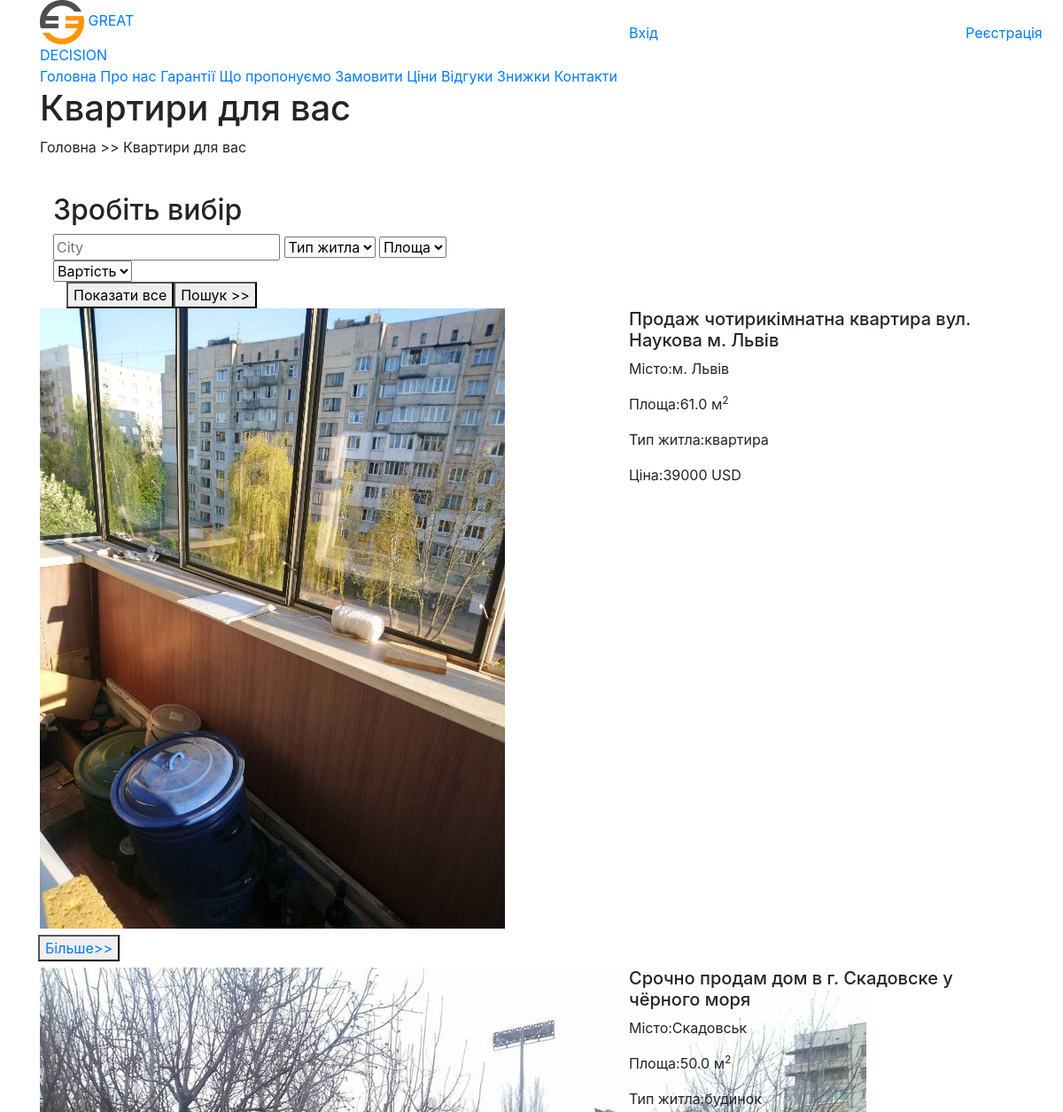
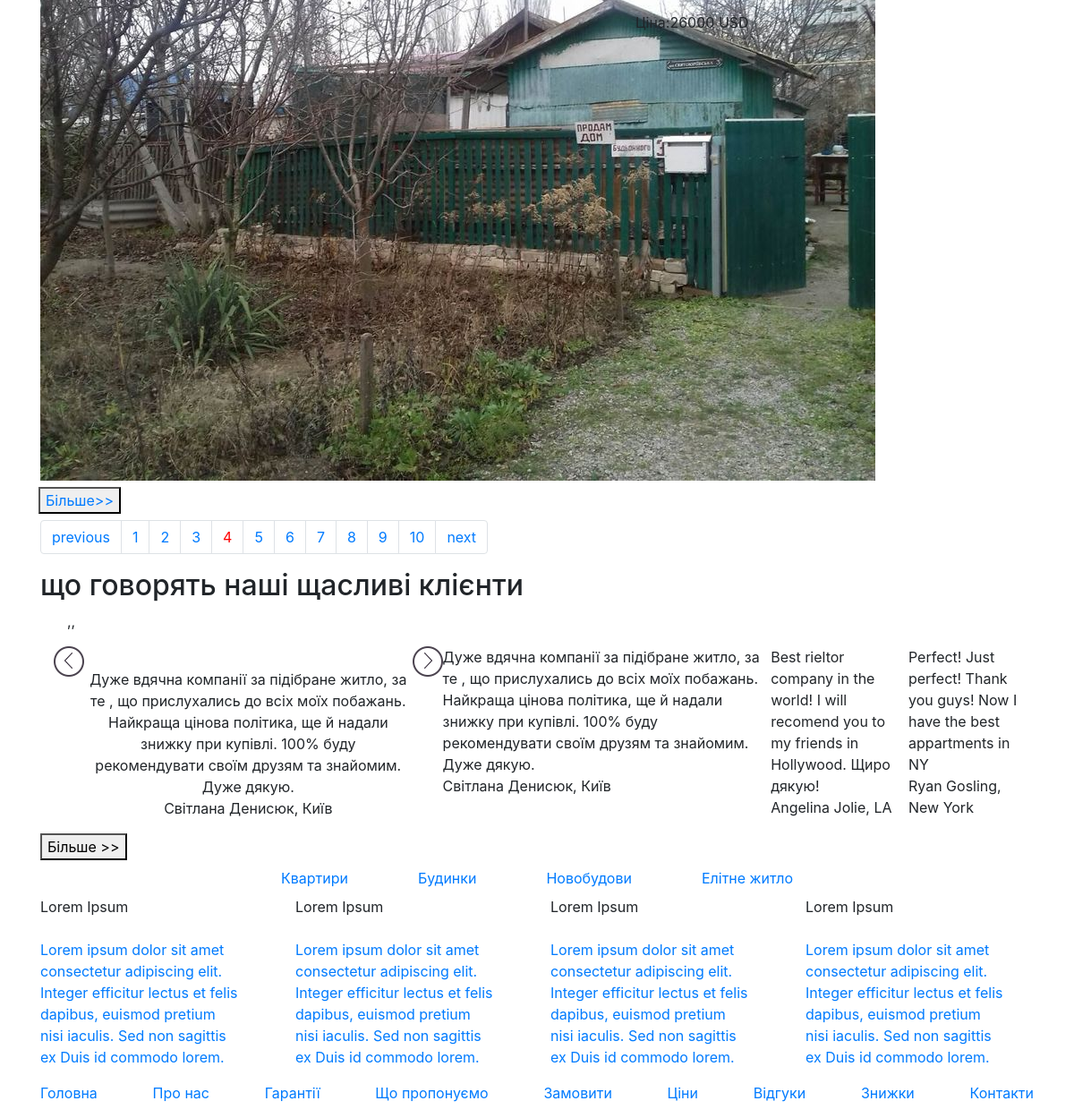
Page /apartments/?page=4 on the committed database (2 pictures, top to bottom).
### apartments/models.py (models this page shows, shortened)
class Apartments(models.Model):
    title = models.CharField(max_length=250)
    address = models.CharField(max_length=250, blank=True)
    city = models.CharField(max_length=250, blank=True)
    region = models.CharField(max_length=250, blank=True)
    description = models.TextField(blank=True)
    price = models.IntegerField()
    rooms = models.IntegerField(blank=True, null=True)
    square_live = models.DecimalField(
        max_digits=5, decimal_places=1, blank=True, null=True)
    square_all = models.DecimalField(max_digits=5, decimal_places=1)
    floor = models.IntegerField(blank=True, null=True)
    apartment_type = models.ForeignKey(
        'ApartmentType', on_delete=models.SET_NULL, null=True, blank=True, default=None)
    is_published = models.BooleanField(default=True)
    list_date = models.DateTimeField(default=datetime.now)
    photo_0 = models.ImageField(upload_to="photos/%Y/%m/%d/")
    photo_1 = models.ImageField(upload_to="photos/%Y/%m/%d/", blank=True)
    photo_2 = models.ImageField(upload_to="photos/%Y/%m/%d/", blank=True)
    photo_3 = models.ImageField(upload_to="photos/%Y/%m/%d/", blank=True)
    photo_4 = models.ImageField(upload_to="photos/%Y/%m/%d/", blank=True)
    photo_5 = models.ImageField(upload_to="photos/%Y/%m/%d/", blank=True)
    photo_6 = models.ImageField(upload_to="photos/%Y/%m/%d/", blank=True)
    photo_7 = models.ImageField(upload_to="photos/%Y/%m/%d/", blank=True)
    realtor = models.ForeignKey(
        Realtor, on_delete=models.DO_NOTHING, blank=True, null=True)
    favorits = models.ManyToManyField(settings.AUTH_USER_MODEL, blank=True)
    class Meta:
        verbose_name = 'apartment'
        verbose_name_plural = 'apartments'

class ApartmentType(models.Model):
    title = models.CharField(max_length=50)
    def __str__(self):
        return self.title

### apartments/views.py (the view)
# urls.py: path('', views.index, name="apartments"),
def index(request):
    apartments = Apartments.objects.order_by(
        '-list_date').filter(is_published=True)
    if 'city' in request.GET:
        city = request.GET['city']
        if city is not None:
            apartments = apartments.filter(city__iexact=city)
    paginator = Paginator(apartments, 2)
    page_number = request.GET.get('page')
    page = paginator.get_page(page_number)
    context = {
        "apartments": page,
        "header_h1": "Квартири <span>для вас</span>",
        "header_p": "Головна >> Квартири для вас",
    }
    return render(request, "pages/apartments.html", context)

### templates/pages/apartments.html (shortened to what this page needs)
{% extends 'base.html' %}
{% block content %}
<section class="apartments">
    <div class="container">
        <div class="row">
            <div class="col-12">
                <p class="text-title upper">
                <form action="{% url 'apartments' %}">
                    <div class="col-6 order-options">
                        <h2 class="mt-4">Зробіть <span class="yellow">вибір</span></h2>
                        <input type="text" name="city" placeholder="City">
                        <select>
                            <option disabled selected>Тип житла</option>
                        </select>
                        <select>
                            <option disabled selected>Площа</option>
                        </select>
                        <select>
                            <option disabled selected>Вартість</option>
                        </select>
                        <div class="d-flex col-12">
                            <button type="button" class="btn--show_all" onclick="window.location='{% url 'apartments' %}'">Показати все</button>
                            <button type="submit" class="btn--forward">Пошук >></button>
                        </div>
                    </div>
                </form>
            </div>
        </div>
            {% if apartments %}
            <div class="row">
                {% for apartment in apartments %}
                <div class="col-lg-6 col-sm-12">
                    <img src="{{ apartment.photo_0.url }}">
                </div>
                <div class="offset-lg-1 col-lg-5 col-sm-12 info">
                    <h5>{{ apartment.title }}</h5>
                    <div class="flat--bcg">
                        <div>
                            <p><span class="title">Місто:</span><span class="name">{{ apartment.city }}</span></p>
                            <p><span class="title">Площа:</span><span class="name">{{ apartment.square_all }} м<sup>2</sup></span></p>
                        </div>
                        <div>
                            <p><span class="title">Тип житла:</span><span class="name">{{ apartment.apartment_type }}</span></p>
                            <p><span class="title">Ціна:</span><span class="name">{{ apartment.price }} USD</span></p>
                        </div>
                    </div>
                </div>
                <div class="btn"><button class="btn--forward"><a
                            href="{% url 'apartment' apartment.id  %}">Більше>></a></button>
                </div>
                {% endfor %}
            </div>
            <div class="pagination col-12">
                <nav aria-label="Page navigation example">
                    <ul class="step-links pagination">
                        <li class='page-item'><a class='page-link' {% if apartments.has_previous %}href="?page={{ apartments.previous_page_number }}"{% else %}href="#"{% endif %}>previous</a></li>
                        {% for i in apartments.paginator.page_range %}
                            {% if i == apartments.number %}
                                <li class='page-item'><a style="color:red;" class='page-link' href="?page={{i}}">{{i}}</a></li>
                            {% else %}
                                <li class='page-item'><a class='page-link' href="?page={{i}}{% for key,value in request.GET.items %}{% ifnotequal key 'page' %}&{{ key }}={{ value }}{% endifnotequal %}{% endfor %}">{{i}}</a></li>
                            {% endif %}
                        {% endfor %}
                        <li class='page-item'><a class='page-link' {% if apartments.has_next %}href="?page={{ apartments.next_page_number }}"{% else %}href="#"{% endif %}>next</a></li>
                    </ul>
                </nav>
            </div>
            {% else %}
            <div>Нічого не знайдено</div>
            {% endif %}
        </div>
</section>
{% endblock %}

### rows in the picture
Apartments: photo_0 (picture), title "Продаж чотирикімнатна квартира вул. Наукова м. Львів", city "м. Львів", square_all "61.0", apartment_type "квартира", price "39000"
Apartments: photo_0 (picture), title "Срочно продам дом в г. Скадовске у чёрного моря", city "Скадовськ", square_all "50.0", apartment_type "будинок", price "26000"

### other values in the picture
{{ header_h1|safe }} "Квартири для вас"
{{ header_p|safe }} "Головна >> Квартири для вас"
{{ i }} "1" "2" "3" "5" "6" "7" "8" "9" "10"
{{ i }} "4"
